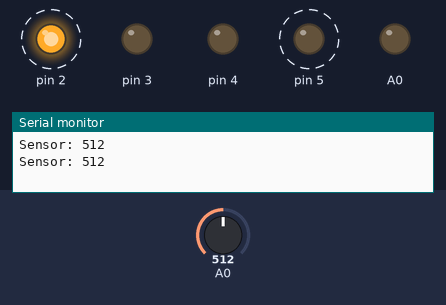
Simulated run of this sketch. Board: Arduino Uno, built with avr-gcc and run on an emulated ATmega328P. Shown: output pins drawn as LEDs (lit = HIGH), the last lines printed to the serial monitor. Dashed ring = blinking. The inputs (shaded band) are chosen by the test bench; at power-on: A0 = 512.

Above: at 3.8 s.
3.9 s: A0 set to 716
At 5.8 s:
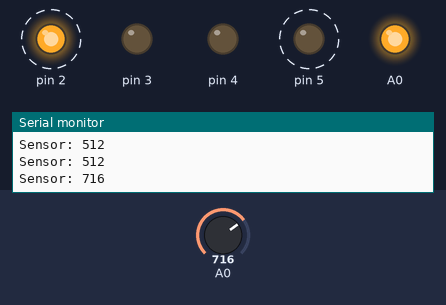
10.1 s: A0 set to 511
At 12.5 s:
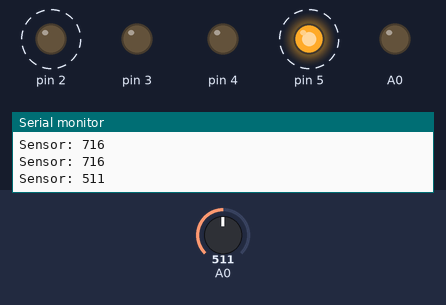
16.3 s: A0 set to 900
At 18.3 s:
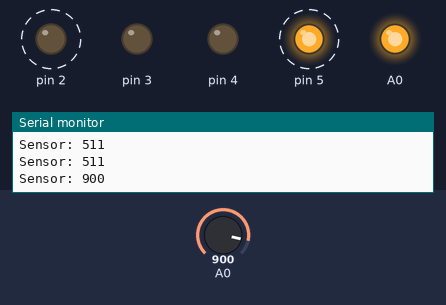
Timing chart, 0 to 28.5 s (numbered marks = the images above; inputs shaded):
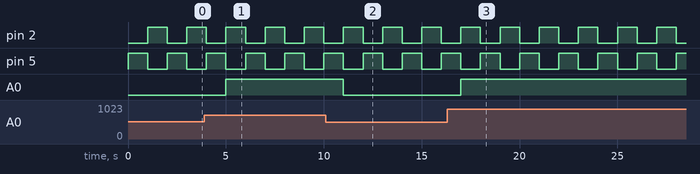

The sketch:

CD4051_test.ino
```cpp
void setup() {
    Serial.begin(115200);
    pinMode(A0, OUTPUT);
    pinMode(2, OUTPUT);
    pinMode(3, OUTPUT);
    pinMode(4, OUTPUT);
    pinMode(5, OUTPUT);

    digitalWrite(2, LOW);
    digitalWrite(3, LOW);
    digitalWrite(4, LOW);
    digitalWrite(5, HIGH);
}

void loop() {
    digitalWrite(2, LOW);
    digitalWrite(5, HIGH);
    delay(1000);
    pinMode(A0, INPUT);
    int result = analogRead(A0);
    digitalWrite(5, LOW);
    Serial.print("Sensor: ");
    Serial.println(result);


    digitalWrite(2, HIGH);
    pinMode(A0, OUTPUT);
    digitalWrite(A0, result > 512 ? HIGH : LOW);

    delay(1000);
}
```

Measured:
- after the input at 3.9 s, A0: LOW → HIGH after 1.1 s
- after the input at 10.1 s, A0: HIGH → LOW after 0.90 s
- after the input at 16.3 s, A0: LOW → HIGH after 0.70 s
- by itself, pin 2, pin 5: alternates HIGH for 1.0 s and LOW for 1.0 s
